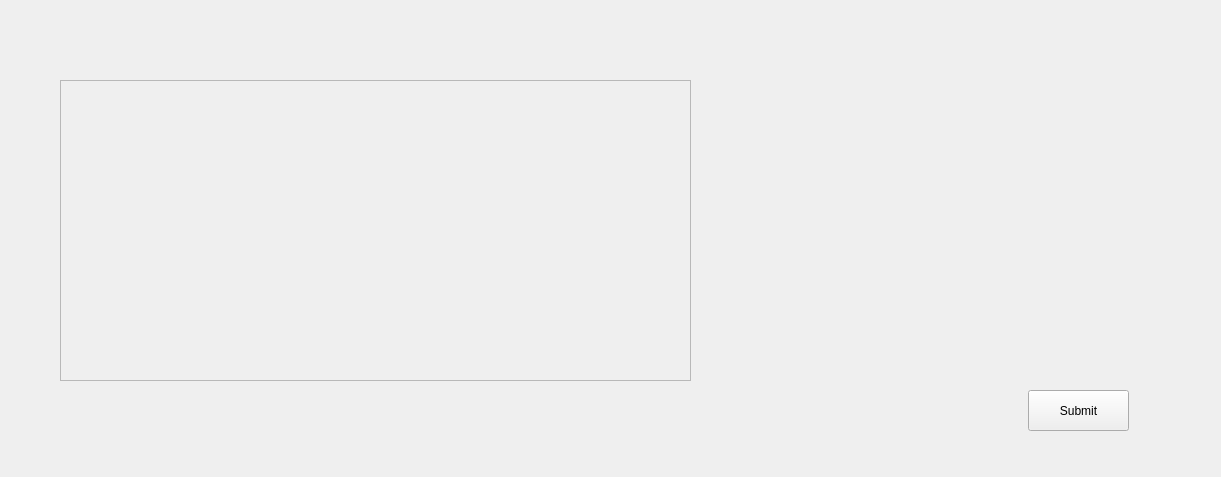
<?xml version="1.0" encoding="UTF-8"?>
<ui version="4.0">
 <class>SetClockDomainGUI</class>
 <widget class="QWidget" name="SetClockDomainGUI">
  <property name="geometry">
   <rect>
    <x>0</x>
    <y>0</y>
    <width>1221</width>
    <height>477</height>
   </rect>
  </property>
  <property name="windowTitle">
   <string>Form</string>
  </property>
  <widget class="QWidget" name="clockDomainsWidget" native="true">
   <property name="geometry">
    <rect>
     <x>770</x>
     <y>80</y>
     <width>291</width>
     <height>301</height>
    </rect>
   </property>
  </widget>
  <widget class="QFrame" name="routersFrame">
   <property name="geometry">
    <rect>
     <x>60</x>
     <y>80</y>
     <width>631</width>
     <height>301</height>
    </rect>
   </property>
   <property name="frameShape">
    <enum>QFrame::StyledPanel</enum>
   </property>
   <property name="frameShadow">
    <enum>QFrame::Raised</enum>
   </property>
  </widget>
  <widget class="QPushButton" name="submit">
   <property name="geometry">
    <rect>
     <x>1028</x>
     <y>390</y>
     <width>101</width>
     <height>41</height>
    </rect>
   </property>
   <property name="text">
    <string>Submit</string>
   </property>
  </widget>
 </widget>
 <resources/>
 <connections/>
</ui>
